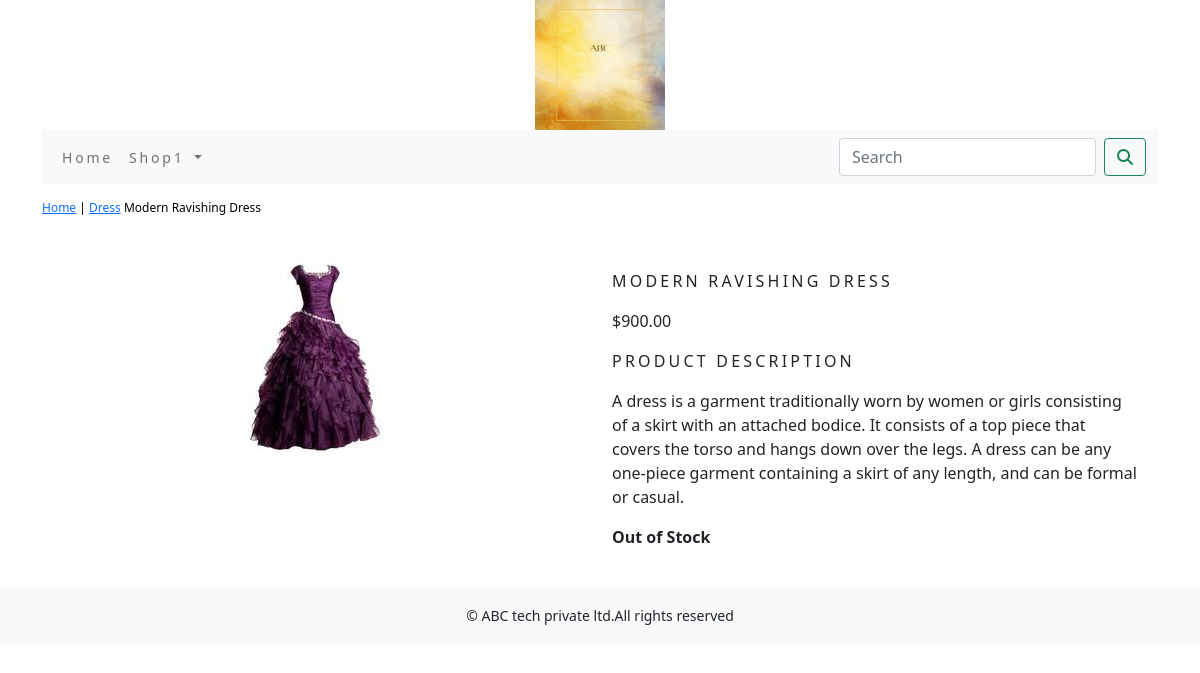
The app's page /shop1/dress/trendy-ravishing-dress/ with its own data.
### shop1/models.py (models this page shows, shortened)
class Product(models.Model):
    name=models.CharField(max_length=250,unique=True)
    slug=models.SlugField(max_length=250,unique=True)
    description=models.TextField(blank=True)
    price=models.DecimalField(max_digits=10,decimal_places=2)
    category=models.ForeignKey(Category,on_delete=models.CASCADE)
    image=models.ImageField(upload_to='product',blank=True)
    stock=models.IntegerField()
    available=models.BooleanField(default=True)
    created=models.DateTimeField(auto_now_add=True)
    updated=models.DateTimeField(auto_now=True)
    class Meta:
        ordering=('name',)
        verbose_name='product'
        verbose_name_plural='products'

class Category(models.Model):
    name=models.CharField(max_length=250,unique=True)
    slug=models.SlugField(max_length=250,unique=True)
    description=models.TextField(blank=True)
    image=models.ImageField(upload_to='category',blank=True)
    class Meta:
        ordering=('name',)
        verbose_name='category'
        verbose_name_plural='categories'
    def get_url(self):
        return reverse('shop1:products_by_category',args=[self.slug])
    def __str__(self):
        return '{}'.format(self.name)

### shop1/views.py (the view)
# urls.py: path('<slug:c_slug>/<slug:product_slug>/',views.proDetail,name='prodCatdetail')
def proDetail(request,c_slug,product_slug):
    try:
        product=Product.objects.get(category__slug=c_slug,slug=product_slug)
    except Exception as e:
        raise e
    return render(request,'product.html',{'product':product})

### cart/context_processors.py (called while the page is built)
def counter(request):
    item_count=0
    if 'admin' in request.path:
        return{}
    else:
        try:
            cart=Cart.objects.filter(cart_id=_cart_id(request))
            car_items=CartItem.objects.all().filter(cart=cart[:1])
            for cart_item in car_items:
                item_count += cart_item.quantity
        except Cart.DoesNotExist:
            item_count =0
    return dict(item_count=item_count)

### cart/views.py (called while the page is built)
def _cart_id(request):
    cart=request.session.session_key
    if not cart:
        cart=request.session.create()
    return cart

### shop1/context_processors.py (called while the page is built)
def menu_links(request):
    links=Category.objects.all()
    return dict(links=links)

### templates/product.html (shortened to what this page needs)
{% extends 'base.html' %}
{% load static %}
{% block content %}
<div class="row my_prod_row_class">
    <div class="mx_auto">
        <p><a href="{% url 'shop1:allProdCat' %}"> Home</a> | <a href="{{product.category.get_url}}">{{product.category}}</a> {{product.name}}</p>
    </div>
<div class="container">
<br>
    <div class="row">
<div class="col-12 col-sm-12 col-md-12 col-lg-6 text-center">
    <div style="min-width:18rem">
            <img src="{{product.image.url}}" alt="{{product.name}}">
    </div>
    </div>
    <div class="col-12 col-sm-12 col-md-12 col-lg-6">
        <div>
        <h1 class="my_prod_title">{{product.name}}</h1>
        <p>${{product.price}}</p>
        <p class="my_title"> Product Description</p>
        <p class="text-justify my_prod_text">{{product.description}}</p>
        {% if product.stock <= 0 %}
        <p class="text-justify my_prod_text"> <b>Out of Stock</b></p>
        {% else %}
        <a class="btn btn-secondary" href="{% url 'cart:add_cart' product.id %}">Add to Cart</a>
        {% endif %}
        </div>
    </div>
     </div>
  </div>
</div>
{% endblock %}

### static/css/custom.css (style rules this page uses)
body { font-family: 'Roboto', sans-serif; }
.my_title { font-size:16px; text-transform:uppercase; letter-spacing: .2em; }
.my_prod_row_class { padding-top:15px; padding-bottom:20px; }
.my_prod_row_class .mx_auto { color:#000; font-size:12px; text-decoration:none; }
.my_prod_title { font-size:16px; text-transform:uppercase; letter-spacing: .2em; padding-top:15px; padding-bottom:10px; }
.my_prod_text { padding-right:20px; }

### records on screen
Product: category "Dress", name "Modern Ravishing Dress", image (picture), name "MODERN RAVISHING DRESS", price "900.00", description "A dress is a garment traditionally worn by women or girls consisting of a skirt with an attached bodice. It consists of a top piece that covers the torso and hangs down over the legs. A dress can be any one-piece garment containing a skirt of any length, and can be formal or casual."
